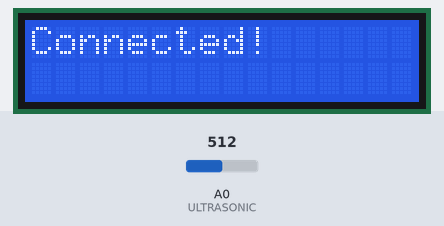
Simulated run of this sketch. Board: ESP8266 (NodeMCU). On the bench: 16×2 character LCD. Inputs (shaded band) come from the test bench; at power-on: A0 (ULTRASONIC) = 512. WiFi joins after 1.5 s; servers stay silent unless stated; uploads are accepted with an empty reply; what the sketch prints to the serial monitor is not drawn.

Above: at 2.8 s.
2.9 s: A0 (ULTRASONIC) set to 591
4.4 s: A0 (ULTRASONIC) set to 613
At 5.0 s:
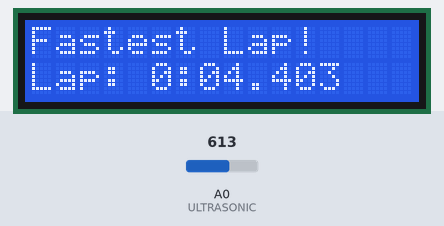
At 7.1 s:
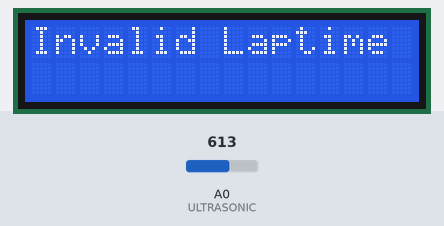
Timing chart, 0 to 8.6 s (numbered marks = the images above; inputs shaded):
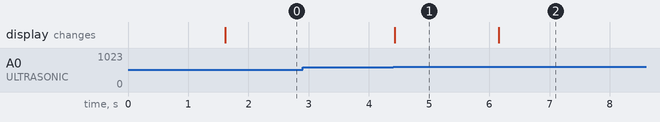

The sketch:

MyLaps_Home.ino
```cpp
#include <LiquidCrystal_I2C.h>
#include <ESP8266WiFi.h>
#include <ESP8266HTTPClient.h>

#define ULTRASONIC A0 //Ultrasonic Pin

// Indentify the LCD
LiquidCrystal_I2C lcd(0x27,16,2);


// Static variable users can change
const char* SSID_NETWORK = "IOT";
const char* PASSWORD = "";
const String URL = "http://iot-project-justin.glitch.me/laptime";

// Static variables
const int US_RANGE = 600;
const int MINIMAL_LAPTIME = 2000;

// Sensor variables
short USValue;

// Define the used variables for the timekeeping
long previousMillis = 0;
unsigned long startTime;
unsigned long elapsedTime;
unsigned long previous;
unsigned long allSeconds;
int runSeconds;
int runMinutes;
int runFractional;
int diffMillis;
String lapTime;
String diff;
boolean isFastestLap;
int lapCount = 1;
// Set the fastest lap at the really big value (converted 27 hours) so it will be overwritten in the first set lap
unsigned long fastestLapSeconds = 100000000;
// The character array for making the laptime string
char buf[21];


void setup() {
  Serial.begin(115200);

// Set the mode to Station mode and Start the WiFi connection
  WiFi.mode(WIFI_STA);
  WiFi.begin(SSID_NETWORK, PASSWORD);

// Turn on the LCD and the backlight
  lcd.init();
  lcd.backlight();

// Clear the LCD before the writing begins, this is done every time something needs to be written on it
  lcd.clear();
// While the WiFi is being setup write to the lcd that the device is connecting
  while ( WiFi.status() != WL_CONNECTED ) {
    lcd.setCursor(0,0);
    lcd.print("Connecting");
    Serial.print(".");
    delay(500);
  }
  lcd.clear();
  lcd.print("Connected!");
  Serial.print("You're connected to the network!");

// Set the pinmode of the UltrasSonic (US) to input
  pinMode(ULTRASONIC, INPUT);
}

void loop() {
// Only when wifi is connected the code should run
  if (WiFi.status() == WL_CONNECTED) {

// Initiate the http client
    HTTPClient http;

// Read the value of the Ultrasonic Sensor
    USValue = analogRead(ULTRASONIC);

// If the value comes above a certain value a car has passed and the laptime should be noted
    if (USValue > US_RANGE) {
      lcd.clear();
      //Serial.println(USValue);

      calculateLaptime();

      if (lapTime != "0"){
        // Send the laptime data to the server
        http.begin(URL + "?lapCount=" + lapCount + "&laptime=" + lapTime + "&isFastest=" + isFastestLap);
        int httpCode = http.GET();
        // Console print the Status code, status 2**: oke. status 4**: Client error. status 5**: Server error.
        Serial.println(httpCode);
        http.end();
        // Increase the lap counter with 1
        lapCount++;

        delay(1500);
      }
    }
      // Measure every millisecond, this way the laptimes are as accurate as possible
      delay(1);
  } else {
    Serial.println("Error, no connection!");
  }
}

// This funtion calculates the laptimes
void calculateLaptime(){
  isFastestLap = 0;
  // Set the start of the laptime at the current milliseconds that the program is running
  startTime = millis();

// Calculate the elapsed time from the previous laptime
  elapsedTime = (startTime - previous);
// Replace previous with the start time, this is the start of the next lap
  previous = startTime;

// If the elapsedTime doesn't exceed the minimal laptime the laptime is not validated. this can't be a normal car.
// Something else must has passed the sensor, If this keeps repaiting check the sensor and restart the device.
  if (elapsedTime < MINIMAL_LAPTIME) {
    lcd.clear();
    lcd.setCursor(0,0);
    lcd.print("Invalid Laptime");
    lapTime = "0";
    delay(500);
    Serial.print("Invalid Laptime");

// if the elapsedTime is shorter than the best lap time, set the fastest lap.
  } else if (elapsedTime < fastestLapSeconds) {
    fastestLapSeconds = elapsedTime;
    lapTime = convertTime(elapsedTime);
    diff = "0";

    lcd.clear();
    lcd.setCursor(0,0);
    lcd.print("Fastest Lap!");
    lcd.setCursor(0,1);
    lcd.print("Lap: ");
    lcd.setCursor(5,1);
    lcd.print(lapTime);

    isFastestLap = 1;

//    Serial.print(lapCount);
//    Serial.print(" Fastest Lap: ");
//    Serial.println(lapTime);

// If none are true, Calculate the normal laptime and the difference to the fastest lap
  } else {
    lapTime = convertTime(elapsedTime);

    diffMillis = fastestLapSeconds - elapsedTime;
    diffMillis *= -1;
    diff = convertTime(diffMillis);

    lcd.clear();
    lcd.setCursor(0,0);
    lcd.print("Dif:-");
    lcd.setCursor(5,0);
    lcd.print(diff);
    lcd.setCursor(0,1);
    lcd.print("Lap: ");
    lcd.setCursor(5,1);
    lcd.print(lapTime);

//    Serial.print(lapCount);
//    Serial.print(" Lap: ");
//    Serial.println(lapTime);
//    Serial.print("Dif:-");
//    Serial.println(diff);
  }
}

// This function converts the milliseconds to a propper time format (minutes:seconds.milliseconds)
String convertTime(long temp) {
  allSeconds = (int)(temp / 1000);
  runMinutes = allSeconds / 60;
  runSeconds = allSeconds % 60;
  runFractional = (int)(temp % 1000L);

  sprintf(buf, "%d:%02d.%03d", runMinutes, runSeconds, runFractional);
  return String(buf);
}
```

Measured:
- the behaviour switches between 600 and 601 on A0 (ULTRASONIC) (found by bisection; images 0 and 1)
- after the input at 2.9 s, every drawn part: stays the same
- after the input at 4.4 s, the display: changes at once (image 1)
- what the display in image 1 shows lasts 1.8 s, from 4.4 s to 6.2 s
